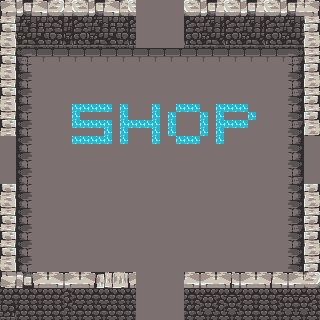

This is a level from a 2D game, rendered from its Tiled map with the project's own tilesets. A one-line summary and the map file follow, with tile-layer data summarised:
An orthogonal 40x40 tile map with 8x8 px tiles, 3 tile layers (ground, wall, decorate) and 4 objects.

<map version="1.10" tiledversion="1.11.2" orientation="orthogonal" renderorder="right-down" width="40" height="40" tilewidth="8" tileheight="8" infinite="0" nextlayerid="12" nextobjectid="12">
 <tileset firstgid="1" source="地牢.tsx" />
 <layer id="1" name="ground" width="40" height="40">
  <data>[1600 cells, 1600 non-empty, 43 distinct tile ids]</data>
 </layer>
 <layer id="2" name="wall" width="40" height="40">
  <data>[1600 cells, 496 non-empty, 162 distinct tile ids]</data>
 </layer>
 <layer id="6" name="decorate" width="40" height="40">
  <data>[1600 cells, 0 non-empty, 0 distinct tile ids]</data>
 </layer>
 <objectgroup id="11" name="door">
  <object id="4" x="136" y="0" width="48" height="48">
   <properties>
    <property name="keyId" value="" />
    <property name="status" value="closed" />
    <property name="type" value="door" />
   </properties>
  </object>
  <object id="5" x="136" y="272" width="48" height="48">
   <properties>
    <property name="keyId" value="" />
    <property name="status" value="closed" />
    <property name="type" value="door" />
   </properties>
  </object>
  <object id="6" x="0" y="136" width="16" height="48">
   <properties>
    <property name="keyId" value="" />
    <property name="status" value="closed" />
    <property name="type" value="door" />
   </properties>
  </object>
  <object id="10" x="304" y="136" width="16" height="48">
   <properties>
    <property name="keyId" value="" />
    <property name="status" value="closed" />
    <property name="type" value="door" />
   </properties>
  </object>
 </objectgroup>
 <objectgroup id="9" name="spawn_points" />
</map>
